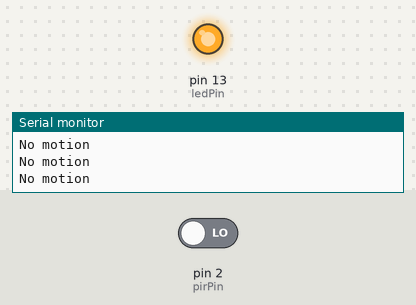
A sketch run on a simulated Arduino Uno, built with avr-gcc and run on an emulated ATmega328P. On the bench: output pins drawn as LEDs (lit = HIGH), the last lines printed to the serial monitor. Inputs (shaded band) come from the test bench; at power-on: pin 2 (pirPin) LOW.

Above: at 1.8 s.
1.9 s: pin 2 (pirPin) driven HIGH
At 2.8 s:
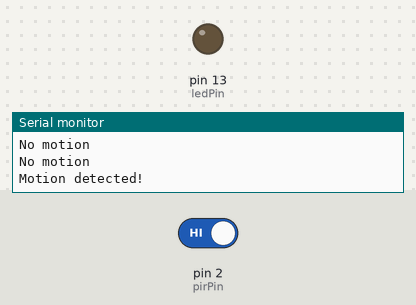
Timing chart, 0 to 4.9 s (numbered marks = the images above; inputs shaded):
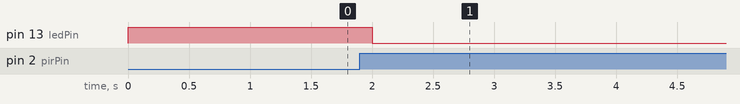

The sketch:

pir-sensor-striplight.ino
```cpp
int pirPin = 2;     // PIR OUT pin
int ledPin = 13;    // Built-in LED

void setup() {
  pinMode(pirPin, INPUT);
  pinMode(ledPin, OUTPUT);
  Serial.begin(9600);
  Serial.println("PIR sensor warming up...");
}

void loop() {
  int val = digitalRead(pirPin);

  if (val == HIGH) {
    digitalWrite(ledPin, LOW);
    Serial.println("Motion detected!");
    delay(20000);               // Keep ON for 20 seconds
    digitalWrite(ledPin, HIGH);
  } else {
    digitalWrite(ledPin, HIGH);
    Serial.println("No motion");
  }

  delay(500); // small delay for readability
}
```

Measured:
- after the input at 1.9 s, pin 13 (ledPin): HIGH → LOW after 0.10 s
